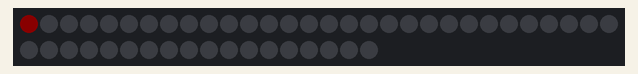
The sketch below on a simulated ESP32. Parts: 48 RGB LEDs in strip order, left to right, continuing on the next row. Dim RGB values are drawn brighter than linear.

Above: at 0.01 s.
At 5.26 s:
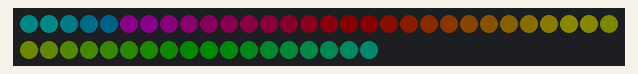
At 10.52 s:
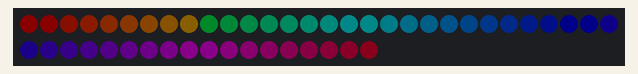
At 20.2 s:
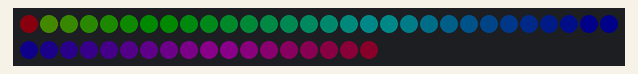
At 29.42 s:
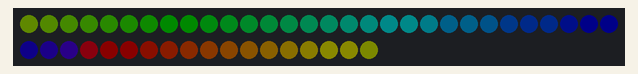
At 39.93 s:
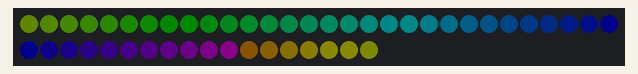

The sketch:

ws2812_led_strip_test.ino
```cpp
#include <Adafruit_NeoPixel.h>

#define PIN_WS2812B  4
#define NUM_PIXELS 48

Adafruit_NeoPixel ws2812b(NUM_PIXELS, PIN_WS2812B, NEO_GRB + NEO_KHZ800);
uint16_t hsv = 0;
uint8_t pixel = 0;

void setup() {
  ws2812b.begin();
  ws2812b.setBrightness(10);
  ws2812b.clear();
}

void loop() {
  ws2812b.setPixelColor(pixel, ws2812b.ColorHSV(hsv, 255, 255));
  ws2812b.show();
  pixel<NUM_PIXELS?pixel++:pixel=0;
  hsv+=1000;
  delay(50);
}
```
